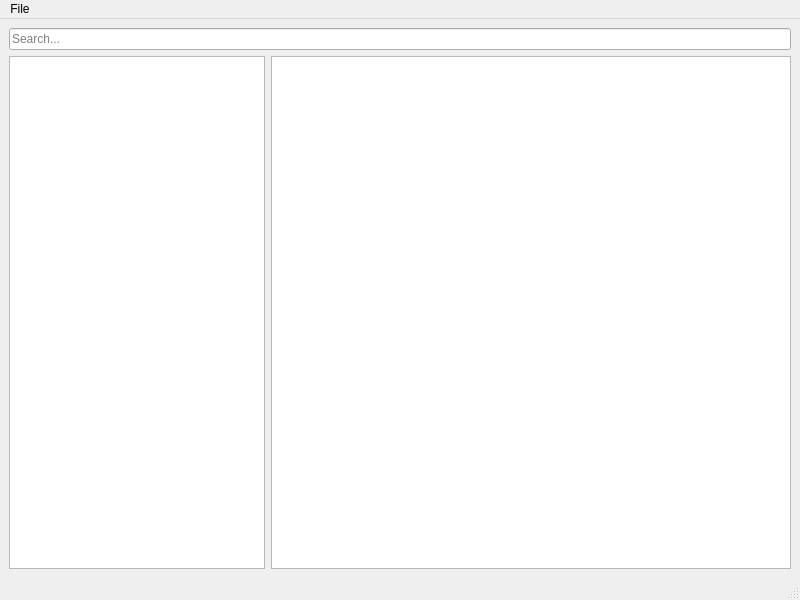
<?xml version="1.0" encoding="UTF-8"?>
<ui version="4.0">
 <class>MainWindow</class>
 <widget class="QMainWindow" name="MainWindow">
  <property name="geometry">
   <rect>
    <x>0</x>
    <y>0</y>
    <width>800</width>
    <height>600</height>
   </rect>
  </property>
  <property name="windowTitle">
   <string>Словарь</string>
  </property>
  <widget class="QWidget" name="centralwidget">
   <layout class="QVBoxLayout" name="verticalLayout">
    <item>
     <widget class="QLineEdit" name="searchLine">
      <property name="placeholderText">
       <string>Search...</string>
      </property>
      <property name="clearButtonEnabled">
       <bool>true</bool>
      </property>
     </widget>
    </item>
    <item>
     <layout class="QHBoxLayout" name="horizontalLayout">
      <item>
       <widget class="QListWidget" name="WordList">
        <property name="sizePolicy">
         <sizepolicy hsizetype="Preferred" vsizetype="Expanding">
          <horstretch>0</horstretch>
          <verstretch>0</verstretch>
         </sizepolicy>
        </property>
       </widget>
      </item>
      <item>
       <widget class="QPlainTextEdit" name="translator"/>
      </item>
     </layout>
    </item>
   </layout>
  </widget>
  <widget class="QMenuBar" name="menubar">
   <property name="geometry">
    <rect>
     <x>0</x>
     <y>0</y>
     <width>800</width>
     <height>21</height>
    </rect>
   </property>
   <widget class="QMenu" name="menuFile">
    <property name="title">
     <string>File</string>
    </property>
    <addaction name="actionQuit"/>
    <addaction name="open_2"/>
   </widget>
   <addaction name="menuFile"/>
  </widget>
  <widget class="QStatusBar" name="statusbar"/>
  <action name="actionQuit">
   <property name="text">
    <string>Quit</string>
   </property>
   <property name="shortcut">
    <string>Ctrl+Q</string>
   </property>
  </action>
  <action name="open_2">
   <property name="text">
    <string>Открыть</string>
   </property>
   <property name="shortcut">
    <string>Ctrl+A</string>
   </property>
  </action>
 </widget>
 <resources/>
 <connections>
  <connection>
   <sender>actionQuit</sender>
   <signal>triggered()</signal>
   <receiver>MainWindow</receiver>
   <slot>close()</slot>
   <hints>
    <hint type="sourcelabel">
     <x>-1</x>
     <y>-1</y>
    </hint>
    <hint type="destinationlabel">
     <x>399</x>
     <y>299</y>
    </hint>
   </hints>
  </connection>
 </connections>
</ui>
